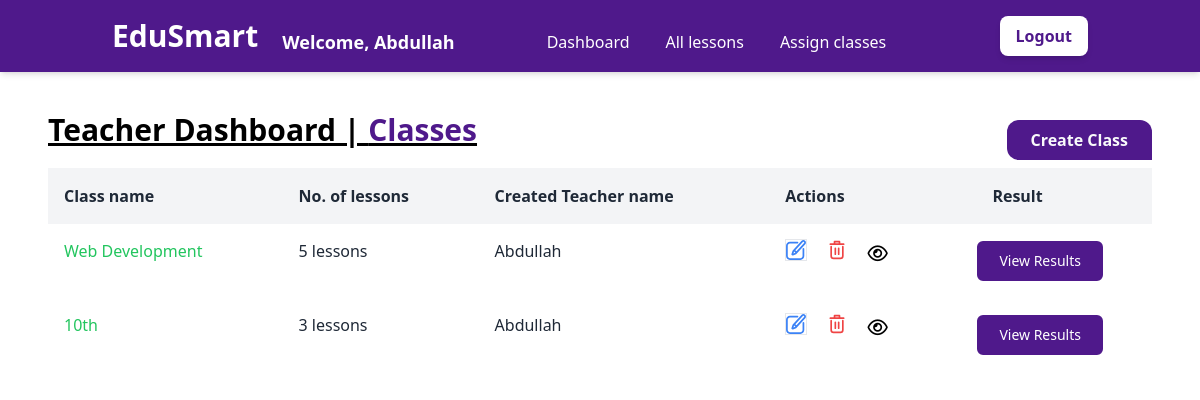
The page /teacher/ (signed in) on the database as committed earlier.
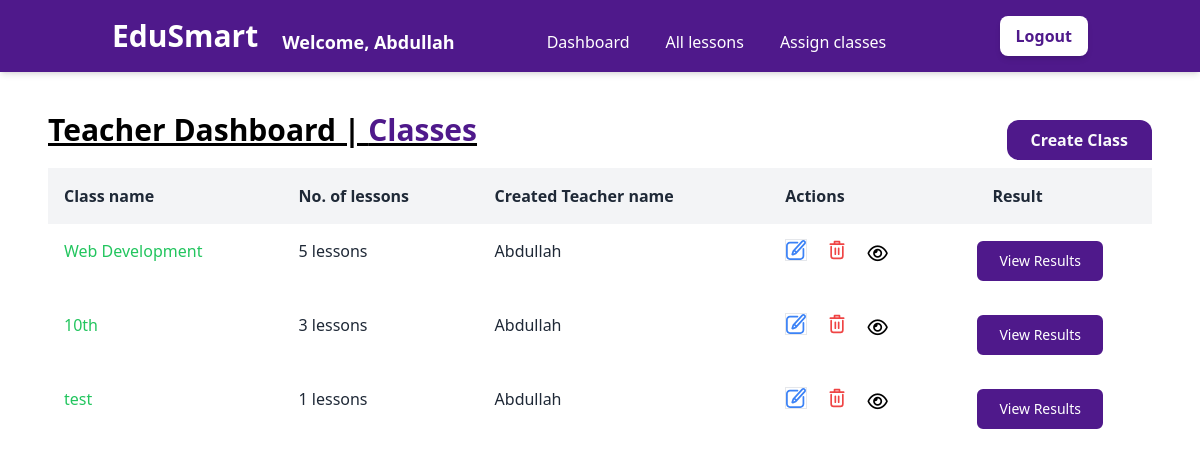
The same page on the database as committed later.
### teacher/models.py (models this page shows, shortened)
class Class(models.Model):
    name                        = models.CharField(max_length=255)
    teacher_id                  = models.ForeignKey(CustomUser, on_delete=models.CASCADE)

### user_accounts/models.py (models this page shows)
class CustomUser(AbstractUser):
    username                 = None
    name                     = models.CharField(max_length=255)
    email                    = models.EmailField(max_length=255, unique=True)
    ROLE_CHOICES = [
        ('admin', 'Admin'),
        ('teacher', 'Teacher'),
        ('student', 'Student')
    ]
    role                     = models.CharField(max_length=10, choices=ROLE_CHOICES)
    class_id                 = models.ForeignKey(
        'teacher.Class',
        null=True,
        blank=True,
        on_delete=models.SET_NULL
    )
    USERNAME_FIELD = 'email'
    REQUIRED_FIELDS = ['name']
    objects = MyAccountManager()
    def __str__(self):
        return self.name

### education_system/decorators.py (the view)
        @user_passes_test(lambda u: u.is_authenticated and u.role == role, login_url='/login/')
        def _wrapped_view(request, *args, **kwargs):
            if request.user.is_authenticated and request.user.role == role:
                return view_func(request, *args, **kwargs)
            else:
                return redirect('login')

### teacher/views.py (called while the page is built)
@role_required('teacher')
def dashboard(request):
    classes = Class.objects.annotate(lesson_count=Count('lesson'))
    context = {'classes': classes}
    return render(request, "teacher/dashboard.html", context)

### teacher/templates/teacher/dashboard.html (shortened to what this page needs)
{% extends "base.html" %}
{% block content %}
<main>
    <div class="p-12 pt-28">
        <div class="flex justify-between">
            <h1 class="text-3xl underline font-semibold mb-4">Teacher Dashboard | <span
                    class="text-[#4F198B]">Classes</span></h1>
            <a href="{% url 'create_class' %}" class="py-2">
                <button
                    class="inline-block h-full px-6 mb-2 rounded-l-xl rounded-t-xl bg-[#4F198B] hover:bg-white hover:text-[#4F198B] focus:text-[#4F198B] focus:bg-gray-200 text-gray-50 font-bold leading-loose transition duration-200">
                    Create Class
                </button>
            </a>
        </div>
        <div class="font-sans overflow-x-auto">
            {% if classes %}
            <table class="min-w-full bg-white">
                <thead class="bg-gray-100 whitespace-nowrap">
                    <tr>
                        <th class="p-4 text-left text-base font-semibold text-gray-800">
                            Class name
                        </th>
                        <th class="p-4 text-left text-base font-semibold text-gray-800">
                            No. of lessons
                        </th>
                        <th class="p-4 text-left text-base font-semibold text-gray-800">
                            Created Teacher name
                        </th>
                        <th class="p-4 text-left text-base font-semibold text-gray-800">
                            Actions
                        </th>
                        <th class="p-4 text-left text-base font-semibold text-gray-800">
                            Result
                        </th>
                    </tr>
                </thead>
                <tbody class="whitespace-nowrap">
                    {% for class in classes %}
                    <tr class="hover:bg-gray-50">
                        <td class="p-4 text-[16px] text-green-500  ">
                            <p class="mb-5">{{class.name}}</p>
                        </td>
                        <td class="p-4 text-[16px] text-gray-800  ">
                            <p class="mb-5">{{ class.lesson_count }} lessons</p>
                        </td>
                        <td class="p-4 text-[16px] text-gray-800  ">
                            <p class="mb-5">{{class.teacher_id}}</p>
                        </td>
                        <td class="pb-4 px-4">
                            <a href="{% url 'update_class' id=class.id %}">
                                <button class="mr-4 border" title="Edit">
                                </button>
                            </a>
                            <a href="{% url 'delete_class' id=class.id %}">
                                <button class="mr-4" title="Delete">
                                </button>
                            </a>
                            <a href="{% url 'lessons_by_class' id=class.id %}">
                                <button class="mr-4" title="View lessons">
                                    <i class="fa-regular fa-eye text-lg fill-red-500 hover:fill-red-700"></i>
                                </button>
                            </a>
                        </td>
                        <td>
                            <a href="{% url 'students_results' class_id=class.id %}">
                                <button
                                    class='px-5 py-2 text-sm rounded-md text-white border-2 border-[#4F198B] bg-[#4F198B] hover:bg-[#5F16a1]'
                                    title="View questions" {% if lesson.question_count < 1 %}disable{% endif %}>
                                    View Results
                                </button>
                            </a>
                        </td>
                    </tr>
                    {% endfor %}
                </tbody>
                {% else %}
                <p>No class found. Lets create class and begins the magic✨</p>
            </table>
            {% endif %}
        </div>
    </div>
</main>
{% endblock %}

Rows that differ between the two databases and show on the page:
added Class: name "test", lesson_count "1", teacher_id "Abdullah"
